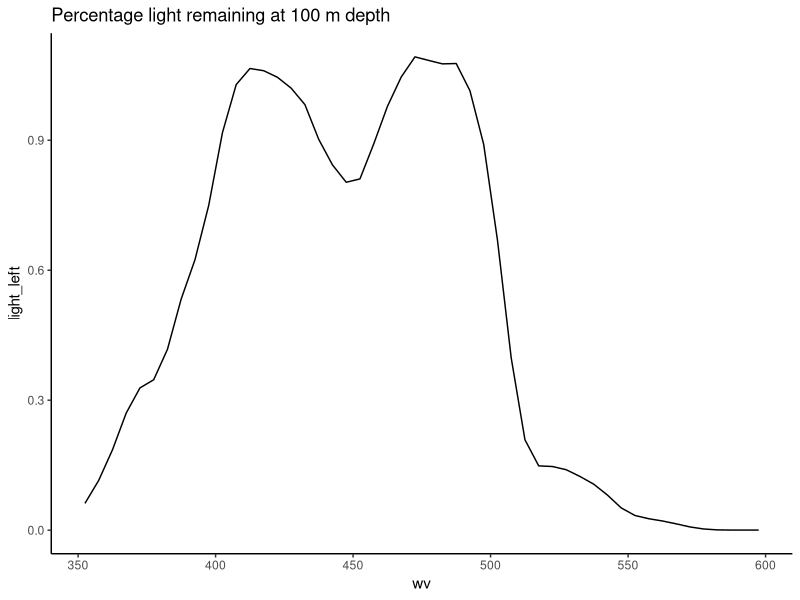
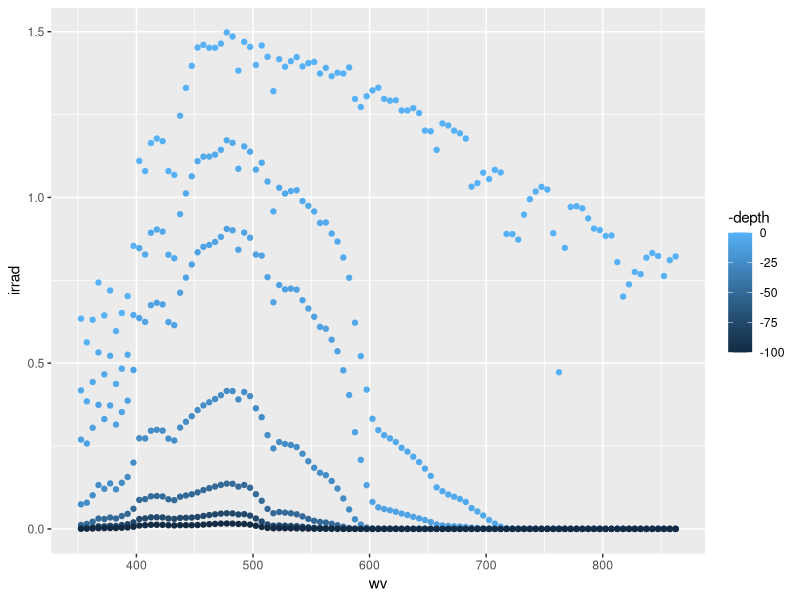
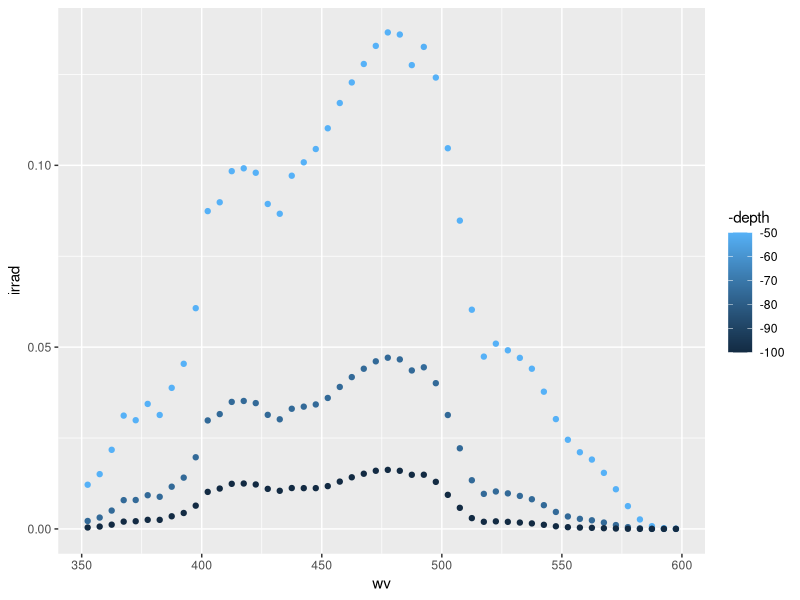
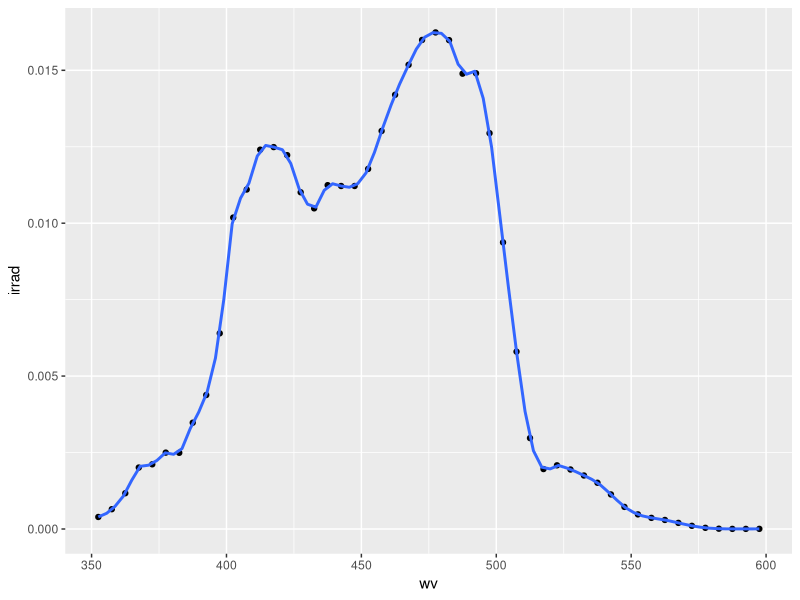
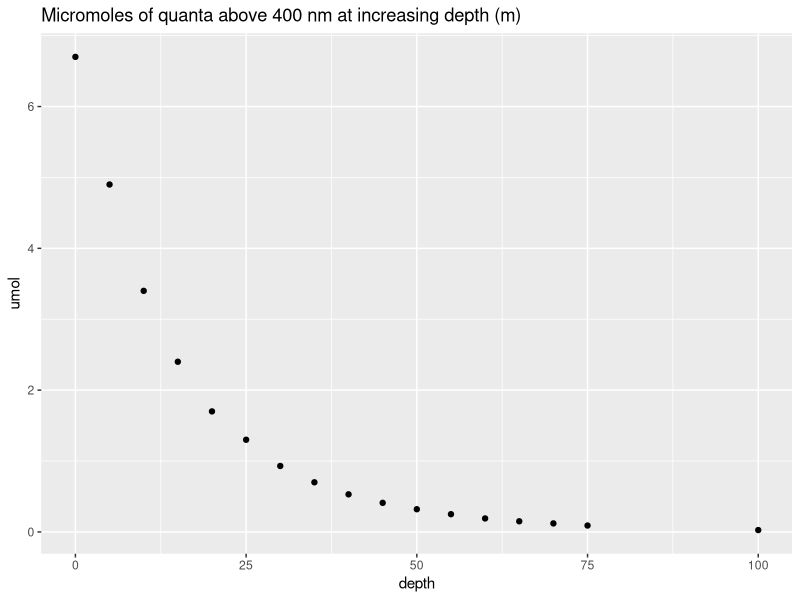

Write R code to recreate these figures, in order.
## ---- chunk 1
knitr::opts_chunk$set(echo = TRUE)
## ---- chunk 2
library('tidyverse')
## ---- chunk 3
#seq1 <- seq(from=0,to=75,by=5)
MC_Ed <- read_delim('MC_Ed_R1F1.txt',delim=',')#,# col_names = c('wv',seq1),skip=1)
colnames(MC_Ed)[1] <- 'wv'
MC_Ed$`100` <- ( MC_Ed$`75` / MC_Ed$`50` ) * MC_Ed$`75`
head(MC_Ed)
## ---- chunk 4
MC_Ed %>%
  filter(wv <= 600) %>%
  mutate(light_left = 100*`100` / `0`) %>%
  ggplot(aes(y=light_left,x=wv)) + geom_line() + 
  ggtitle('Percentage light remaining at 100 m depth') + theme_classic()
## ---- chunk 5
avogadro = 6.02214076*10^23
MC_Ed %>% gather(key="depth",value="irrad",-'wv') %>% 
  mutate(quanta = (irrad / 1e6) * avogadro) -> mced
mced$depth <- as.numeric(mced$depth)
head(mced)
## ---- chunk 6
mced %>% group_by(depth) %>%
  #filter(wv < 700) %>%
  filter(depth %in% c(0,5,10,25,50,75,100)) %>%
 # filter(depth[depth%%2==0]) %>%
  ggplot(aes(x=wv,y=irrad,color=-depth)) + geom_point() 
## ---- chunk 7
mced %>% group_by(depth) %>%
  filter(between(wv,350,600)) %>%
  filter(depth %in% c(50,75,100)) %>%
 # filter(depth[depth%%2==0]) %>%
  ggplot(aes(x=wv,y=irrad,color=-depth)) + geom_point() 
## ---- chunk 8
mced %>% group_by(depth) %>%
  filter(wv < 600) %>%
  filter(depth %in% 100) %>%
 # filter(depth[depth%%2==0]) %>%
  ggplot(aes(x=wv,y=irrad)) + geom_point() + 
  geom_smooth(method = "loess", span=0.1)
## ---- chunk 9
mced %>%
  filter(depth==100,wv < 400) %>% summarise(
    sum(irrad)) -> below400nm

mced %>%
  filter(depth==100) %>% summarise(
    sum(irrad)) -> allat100m

print(paste0('Percentage of photons below 400nm at 100 m depth: ',
            round(100 * below400nm / allat100m,1),'%'))
## ---- chunk 10
mced %>% filter(wv <= 400) %>%
  group_by(depth) %>%
  summarise(umol = signif(sum(irrad),2),
            quanta = signif(sum(irrad/1e6),3)*avogadro
            ) -> umol
qplot(data=umol,depth,umol,main='Micromoles of quanta above 400 nm at increasing depth (m)')
## ---- chunk 11
tail(umol)
